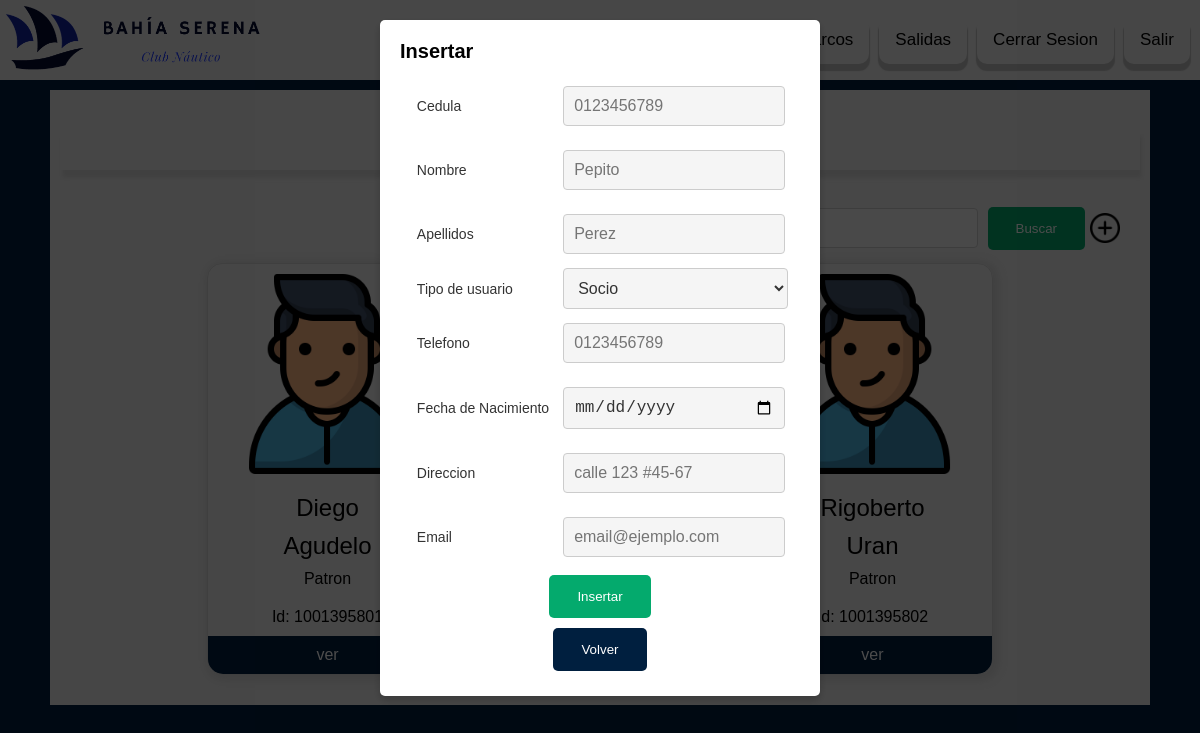
/admin/Usuarios/index.php?tipo=Usuario&Insertar=true, run on the app's committed database.
### tables this page shows
CREATE TABLE `usuario` (
  `Cedula` varchar(12) NOT NULL,
  `Nombre` varchar(50) NOT NULL,
  `Apellidos` varchar(50) NOT NULL,
  `TipoUsuario` varchar(5) NOT NULL,
  `Telefono` varchar(15) NOT NULL,
  `FechaNacimiento` date NOT NULL,
  `Direccion` varchar(100) NOT NULL,
  `Email` varchar(50) NOT NULL
);

CREATE TABLE `tipousuario` (
  `CodTipoUsuario` varchar(5) NOT NULL,
  `NombreTipo` varchar(10) NOT NULL
);

### admin/config.php (called while the page is built, shortened)
<?php
$hojaEstilosUs='../css/style.css';
?>

### admin/Usuarios/index.php (the view, shortened to what this page needs)
<!DOCTYPE html>
<html lang="es">
<?php require_once '../config.php'; ?>
<head>
    <link rel="stylesheet" type="text/css" href=<?php echo $hojaEstilosUs; ?>>
</head>
<body>
    <?php
    include '../components/header.php';
    ?>
    <div class="PanelPrincipal">
        <div class="titulo">
            <h3>Usuarios de Bahía serena</h3>
        </div>
        <div class="panelagregar">
            <?php include '../components/buscar.php';?>
            <a href="index.php?tipo=Usuario&Insertar=true"><img src="../img/add.png" alt="" class="agregar"></a>
        </div>
        <div class="ListaDeUsuarios">
            <?php
            $conexion = conectarBD();
            $queryUsuarios = "SELECT U.Cedula,u.Nombre,U.Apellidos, TU.NombreTipo FROM `usuario` AS U INNER JOIN `tipousuario` AS TU ON u.TipoUsuario=TU.CodTipoUsuario WHERE u.Nombre like '%$buscar%' or U.Cedula like '%$buscar%' or U.Apellidos like '%$buscar%' OR TU.NombreTipo LIKE '%$buscar%' ORDER BY U.NOMBRE ASC, U.APELLIDOS ASC;";
            $resultado = mysqli_query($conexion, $queryUsuarios);
            if (mysqli_num_rows($resultado) > 0) {
                while ($row = mysqli_fetch_array($resultado)) {
                    echo '<div class="tarjeta">';
                    echo '<div class="cuerpo">';
                    echo '<img src="../img/userIcon.png">';
                    echo '</div>';
                    echo '<div class="titulo">' . $row['Nombre'] . '</div>';
                    echo '<div class="titulo">' . $row['Apellidos'] . '</div>';
                    echo '<div class="cuerpo">' . $row['NombreTipo'] . '</div>';
                    echo '<div class="cuerpo">Id: ' . $row['Cedula'] . '</div>';
                    echo '<div class="pie">';
                    echo '<a href="../form.php?tipo=Usuario&id=' . $row['Cedula'] . '">ver</a>';
                    echo '</div>';
                    echo '</div>';
                }
            } else {
                echo '<div class="tarjeta">';
                echo '<div class="cuerpo">';
                echo 'No hay usuarios registrados';
                echo '</div>';
                echo '</div>';
            }
            if (isset($_GET['Insertar'])) {
                include '../components/modalInsertar.php';
            }
            ?>
        </div>
    </div>
</body>
</html>

### admin/css/style.css (style rules this page uses)
body { font-family: Arial, sans-serif; margin: 0; padding: 0; background-color: #001F3F; }
.PanelPrincipal { background-color: #EDEDED; margin: 0px 50px; margin-top: 10px; align-items: center; padding-bottom: 10px; }
.titulo h3 { text-align: center; padding: 5px; box-shadow: 2px 8px 4px #d3d3d3d1; }
.ListaDeUsuarios { margin: 0px 5px 10px; display: flex; flex-wrap: wrap; }
.tarjeta { display: flex; flex-direction: column; justify-content: space-between; align-items: center; width: 22%; border: 1px solid lightgray; box-shadow: 2px 2px 8px 4px #d3d3d3d1; border-radius: 15px; font-family: sans-serif; margin: auto; margin-top: 5px; margin-bottom: 10px; }
.titulo { font-size: 24px; padding: 10px 10px 0 10px; }
.cuerpo { padding: 10px; }
.cuerpo img { width: 200px; }
.pie { position: relative; background-color: #001F3F; border-radius: 0 0 15px 15px; padding: 10px 0px; text-align: center; width: 100%; }
.pie a { text-decoration: none; color: white; cursor: pointer; }
.agregar { width: 30px; vertical-align: middle; }
.panelagregar { display: flex; justify-content: flex-end; align-items: center; margin-right: 30px; }
.panelagregar a { cursor: pointer; }

### admin/css/styleForms.css (style rules this page uses)
.cuerpo { display: flex; justify-content: center; }
a { text-decoration: none; }

### data on the page
usuario: Nombre "Diego", Apellidos "Agudelo", TipoUsuario.NombreTipo "Patron", Cedula "1001395801"
usuario: Nombre "Rigoberto", Apellidos "Uran", TipoUsuario.NombreTipo "Patron", Cedula "1001395802"

### other printed values
form field nombretipo "Socio"
